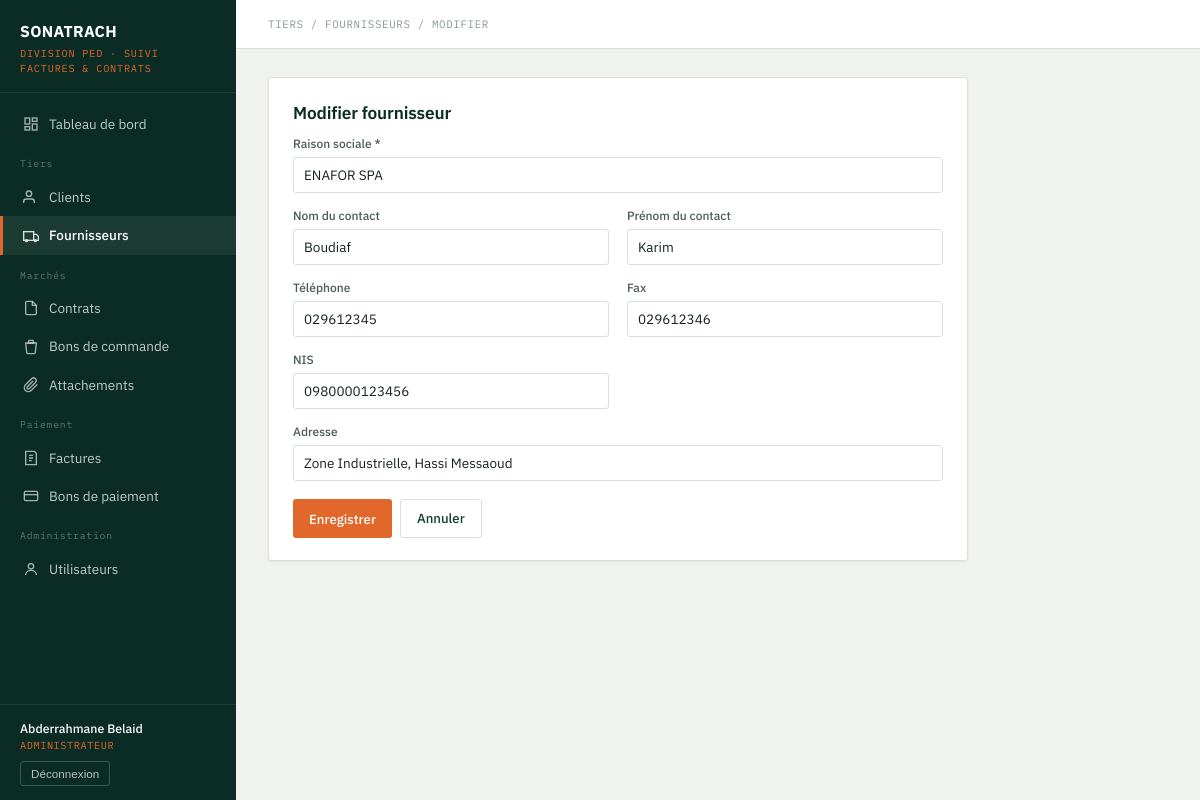
The page /fournisseurs/edit.php?id=1 (signed in) on the database its author committed.
### tables this page shows
CREATE TABLE fournisseurs (
    id_four        INT AUTO_INCREMENT PRIMARY KEY,
    rs_four        VARCHAR(150) NOT NULL,
    nom_four       VARCHAR(100),
    pre_four       VARCHAR(100),
    num_tel_four   VARCHAR(20),
    adr_four       VARCHAR(200),
    nis_four       VARCHAR(30),
    num_fax_four   VARCHAR(20),
    date_creation  DATETIME DEFAULT CURRENT_TIMESTAMP
);

### includes/auth.php (called while the page is built, shortened)
<?php
function e($str) {
    return htmlspecialchars($str ?? '', ENT_QUOTES, 'UTF-8');
}

### fournisseurs/edit.php (the view, shortened to what this page needs)
<?php
require_once __DIR__ . '/../includes/auth.php';
$id = (int)($_GET['id'] ?? 0);
$stmt = $pdo->prepare("SELECT * FROM fournisseurs WHERE id_four = ?");
$stmt->execute([$id]);
$f = $stmt->fetch();
include __DIR__ . '/../includes/header.php';
?>
<div class="card" style="max-width:700px;">
    <h2>Modifier fournisseur</h2>
    <form method="post">
        <div class="form-grid">
            <div class="field full">
                <label>Raison sociale *</label>
                <input type="text" name="rs_four" required value="<?= e($f['rs_four']) ?>">
            </div>
            <div class="field">
                <label>Nom du contact</label>
                <input type="text" name="nom_four" value="<?= e($f['nom_four']) ?>">
            </div>
            <div class="field">
                <label>Prénom du contact</label>
                <input type="text" name="pre_four" value="<?= e($f['pre_four']) ?>">
            </div>
            <div class="field">
                <label>Téléphone</label>
                <input type="text" name="num_tel_four" value="<?= e($f['num_tel_four']) ?>">
            </div>
            <div class="field">
                <label>Fax</label>
                <input type="text" name="num_fax_four" value="<?= e($f['num_fax_four']) ?>">
            </div>
            <div class="field">
                <label>NIS</label>
                <input type="text" name="nis_four" value="<?= e($f['nis_four']) ?>">
            </div>
            <div class="field full">
                <label>Adresse</label>
                <input type="text" name="adr_four" value="<?= e($f['adr_four']) ?>">
            </div>
        </div>
        <div class="actions-row">
            <button type="submit" class="btn flame">Enregistrer</button>
            <a href="list.php" class="btn outline">Annuler</a>
        </div>
    </form>
</div>
<?php include __DIR__ . '/../includes/footer.php'; ?>

### assets/css/style.css (style rules this page uses)
:root { --petrol-900: #0B2C24; --petrol-800: #0F3D32; --petrol-700: #15503F; --petrol-600: #1C6650; --flame-500: #E2672B; --flame-600: #C7541F; --sand-100: #EFF2EE; --sand-50: #F7F8F5; --white: #FFFFFF; --ink-900: #16211C; --ink-600: #4C5A53; --ink-400: #8C978F; --border: #D9E0DA; --status-neutre-bg: #ECEEEA; --status-neutre-fg: #4C5A53; --status-attente-bg: #FCEFDD; --status-attente-fg: #9A5B10; --status-progres-bg: #E3F0EA; --status-progres-fg: #1C6650; --status-alerte-bg: #FBE7E3; --status-alerte-fg: #B23A22; --status-succes-bg: #E1F1E6; --status-succes-fg: #1E7A44; --radius: 3px; --shadow-card: 0 1px 2px rgba(11, 44, 36, 0.06); }
* { box-sizing: border-box; }
html, body { margin: 0; padding: 0; background: var(--sand-100); color: var(--ink-900); font-family: 'IBM Plex Sans', -apple-system, sans-serif; font-size: 15px; line-height: 1.5; }
a { color: var(--petrol-700); text-decoration: none; }
h1, h2, h3 { font-weight: 600; color: var(--petrol-900); margin: 0 0 .5em; letter-spacing: -0.01em; }
h2 { font-size: 1.15rem; }
.card { background: var(--white); border: 1px solid var(--border); border-radius: var(--radius); box-shadow: var(--shadow-card); padding: 22px 24px; margin-bottom: 20px; }
.form-grid { display: grid; grid-template-columns: 1fr 1fr; gap: 14px 18px; }
.form-grid .full { grid-column: 1 / -1; }
.field label { display: block; font-size: 0.8rem; color: var(--ink-600); margin-bottom: 4px; font-weight: 500; }
.field input, .field select, .field textarea { width: 100%; padding: 8px 10px; border: 1px solid var(--border); border-radius: var(--radius); font-family: inherit; font-size: 0.9rem; background: var(--white); color: var(--ink-900); }
.btn { display: inline-flex; align-items: center; gap: 6px; background: var(--petrol-800); color: var(--white); border: none; padding: 9px 16px; border-radius: var(--radius); font-size: 0.88rem; font-weight: 500; cursor: pointer; font-family: inherit; }
.btn.flame { background: var(--flame-500); }
.btn.outline { background: transparent; color: var(--petrol-800); border: 1px solid var(--border); }
.actions-row { display: flex; gap: 8px; margin-top: 18px; }

### rows shown on the page
fournisseurs: rs_four "ENAFOR SPA", nom_four "Boudiaf", pre_four "Karim", num_tel_four "029612345", num_fax_four "029612346", nis_four "0980000123456", adr_four "Zone Industrielle, Hassi Messaoud"

### other values the page prints
$user['prenom'] . ' ' . $user['nom'] "Abderrahmane Belaid"
role_label($user['role']) "ADMINISTRATEUR"
$page_crumb "TIERS / FOURNISSEURS / MODIFIER"
